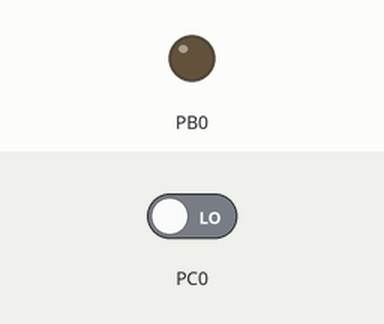
Recording of a program running on a simulated ATmega32, built with avr-gcc and emulated at 1 MHz. Shown: output pins drawn as LEDs (lit = HIGH). Inputs (shaded band) come from the test bench; at power-on: PC0 LOW.

Above: at 1.2 s.
1.3 s: PC0 driven HIGH
At 1.9 s:
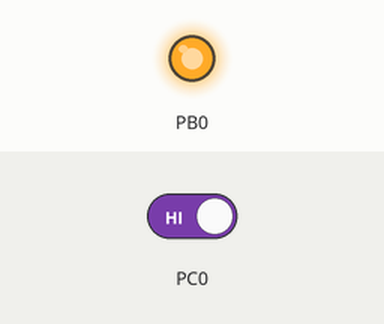
2.8 s: PC0 driven LOW
At 3.1 s:
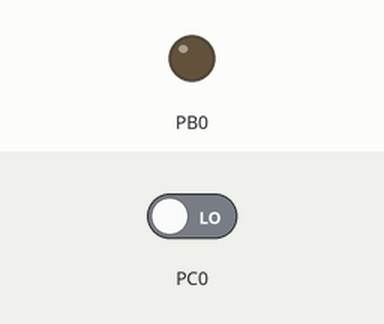
Timing chart, 0 to 5.8 s (numbered marks = the images above; inputs shaded):
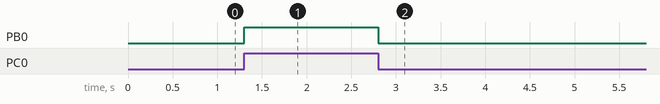

The program:

main.c
```c
/*
 * main.c
 *
 *  Created on: Aug 17, 2024
 *      Author: Mohamed Newir
 *      project description: control led using PIR sensor
 */
/*system frequency*/
#define F_CPU 1000000UL
/*std libraries*/
#include <avr/io.h>
#include <util/delay.h>
/*main function*/
int main (void){
	/*application initialization */
	/*set pin 0 in port c as input for PIR*/
	DDRC &=~(1<<PC0);
	/*set pin 0 in port b as output for led*/
	DDRB |= (1<<PB0);
	/*set led to low*/
	PORTB &=~(1<<PB0);
	while(1){
		/*application code*/
		if(PINC&(1<<PC0)){
			PORTB |= (1<<PC0);
		}
		else{
			PORTB &=~(1<<PC0);
		}
	}
	return 1;
}
```

Measured:
- after the input at 1.3 s, PB0: LOW → HIGH at once
- after the input at 2.8 s, PB0: HIGH → LOW at once
